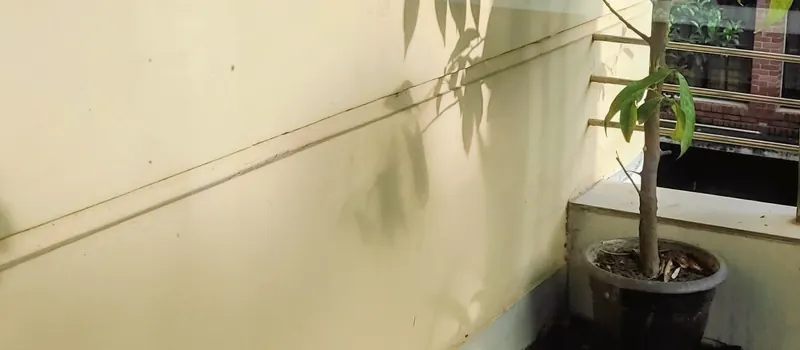
#> input picture assets/media/band-light-800.webp, 800 x 350 px
$ python -i process.py   (imports and definitions only)
#> lines starting #> are read from the running program, lines starting #| are printed output that depends on the picture
#> further down, picture is the input picture: PIL image 800x350 RGB; mean R, G, B 172.3, 162.1, 130.6
import json,os,io,urllib.request,glob,shutil
from PIL import Image,ImageEnhance,ImageOps
SRC='/private/tmp/claude-502/-Users-ducky/572e0311-2aa7-4266-94e2-2f621f081be4/scratchpad/src'
M='/Users/ducky/.openclaw/workspace/outputs/modern-balance-therapy/deploy/assets/media'; RAW=M+'/_raw'
# wipe previous photo outputs and raw (rawpixel watermarked)
# [3 lines not run here, left out]
plan={ # name: (key, ratio, grade_strength)
 'frame-stones':('b92364610a',3/4,1.0),'frame-grass':('0ce024b6f7',1.0,1.0),'band-mist':('32fb471031',16/7,1.6),
 'thumb-need-therapy':('60e1c85c55',1.5,1.0),'thumb-affordable':('dc2a290b01',1.5,1.0),'thumb-first-session':('a6859e15b5',1.5,1.0),
 'thumb-online':('d04803a098',1.5,1.0),'thumb-trauma':('5328d7ff6c',1.5,1.0),'thumb-anxiety':('1ab2409e6c',1.5,1.0),
 'thumb-depression':('47ce60ee9c',1.5,1.0),'thumb-couples':('e19ba926b0',1.5,1.0),'thumb-teen':('4599f5ca3f',1.5,1.0),'thumb-how-long':('c62cb33763',1.5,1.0)}
alts={'frame-stones':['d848956ac4','2dacb56044','928f148030'],'frame-grass':['a6859e15b5','4bdc0ca93c','a8a0f586f0'],'band-mist':['47ce60ee9c','0ce024b6f7','4977691606']}
need=set(k for k,_,_ in plan.values())|set(k for v in alts.values() for k in v)
picked={}
# [4 lines not run here, left out]
def grade(im,s=1.0):
#> called with s = 1
    im=im.convert('RGB'); im=ImageEnhance.Color(im).enhance(max(0.3,1-0.16*s))
    lift=int(12*s);
    lr=[min(255,int(lift+v*((255-lift)/255))) for v in range(256)]; lb=[min(255,int(lift+v*((252-lift)/255))) for v in range(256)]
    r,g,b=im.split(); return Image.merge('RGB',(r.point(lr),g.point(lr),b.point(lb)))
#> after `r, g, b = im.split()`:
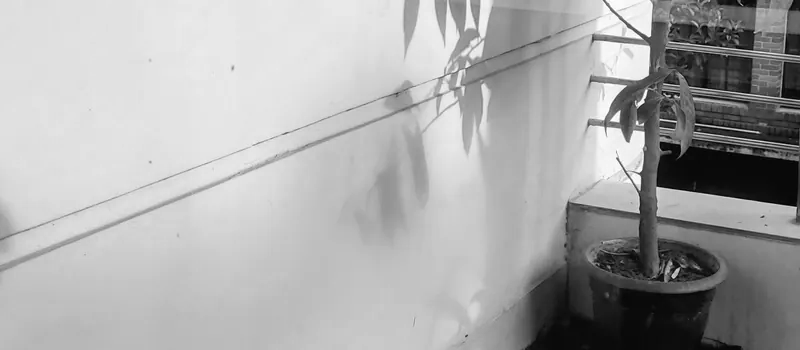
#> r: PIL image 800x350 L; min 0, max 255, mean 170
#> after `r, g, b = im.split()`:
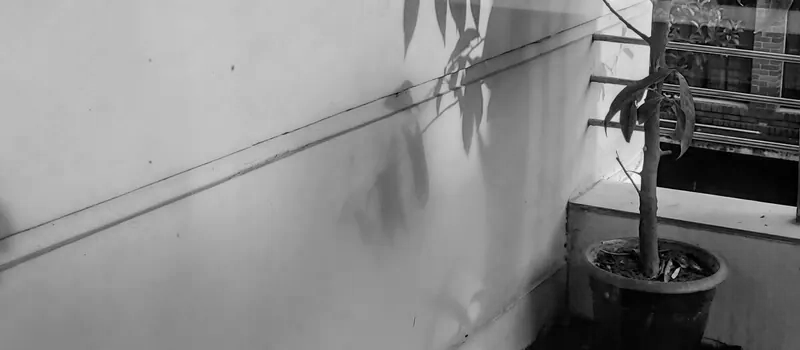
#> b: PIL image 800x350 L; min 0, max 251, mean 135.1
def fit(im,ratio):
    w,h=im.size
    if w/h>ratio: nw=int(h*ratio); return im.crop(((w-nw)//2,0,(w-nw)//2+nw,h))
    nh=int(w/ratio); return im.crop((0,(h-nh)//2,w,(h-nh)//2+nh))
res={}
# [12 lines not run here, left out]
use={'frame-stones':'Focus section frame','frame-grass':'Mirror section frame','band-mist':'Full-bleed band','thumb-need-therapy':'Blog: need therapy','thumb-affordable':'Blog: affordable therapy','thumb-first-session':'Blog: first session','thumb-online':'Blog: online therapy','thumb-trauma':'Blog: trauma','thumb-anxiety':'Blog: stress vs anxiety','thumb-depression':'Blog: high-functioning depression','thumb-couples':'Blog: couples','thumb-teen':'Blog: teens','thumb-how-long':'Blog: how long'}
L=['# Media credits and licenses (Modern Balance Therapy)','',"Every shipped item is licensed for free commercial use without attribution (CC0 / Public Domain via the WordPress Photo Directory and Wikimedia Commons, Mixkit License for video). Credits are recorded anyway. Ally's reference images (design-references/modern-balance-therapy/round2) were NOT used anywhere. Earlier rawpixel candidates were dropped because their free previews are watermarked.",'','Grading toward the site palette (noted per the brief): photos get saturation reduced about 16 percent, blacks lifted about 5 percent, a touch of warmth (blue channel slightly lower). The band image is graded harder (saturation about 25 percent lower, blacks lifted 7 percent) to pull a pink dandelion macro toward peach and cream. The hero video was graded in ffmpeg (eq saturation 0.8, brightness +0.03, contrast 0.96, curves lift) and loop-crossfaded over 0.6 s.','','## Hero video','','| File | Source | License | Notes |','|---|---|---|---|','| hero.mp4, hero.webm, hero-poster.jpg | Mixkit, "Dandelions in spring", https://mixkit.co/free-stock-video/dandelions-in-spring-34706/ | Mixkit License (free for commercial and personal use, no attribution) | 1280x720 source, 1 s to 10 s, graded, 9 s loop |','| alternate, not shipped | Mixkit, "A tranquil forest amids the morning mist", https://mixkit.co/free-stock-video/a-tranquil-forest-amids-the-morning-mist-50867/ | Mixkit License | 1080p available |','| alternate, not shipped | Mixkit, "Close up of a full dandelion", https://mixkit.co/free-stock-video/close-up-of-a-full-dandelion-45332/ | Mixkit License | 720p |','','## Photos (shipped)','','| File | Used for | Source page | Creator | License | Native size |','|---|---|---|---|---|---|']
# [7 lines not run here, left out]

>>> from PIL import Image
>>> picture = Image.open('band-light-800.webp')
>>> result = grade(picture)

$ run again, on assets/media/frame-grass-800.webp
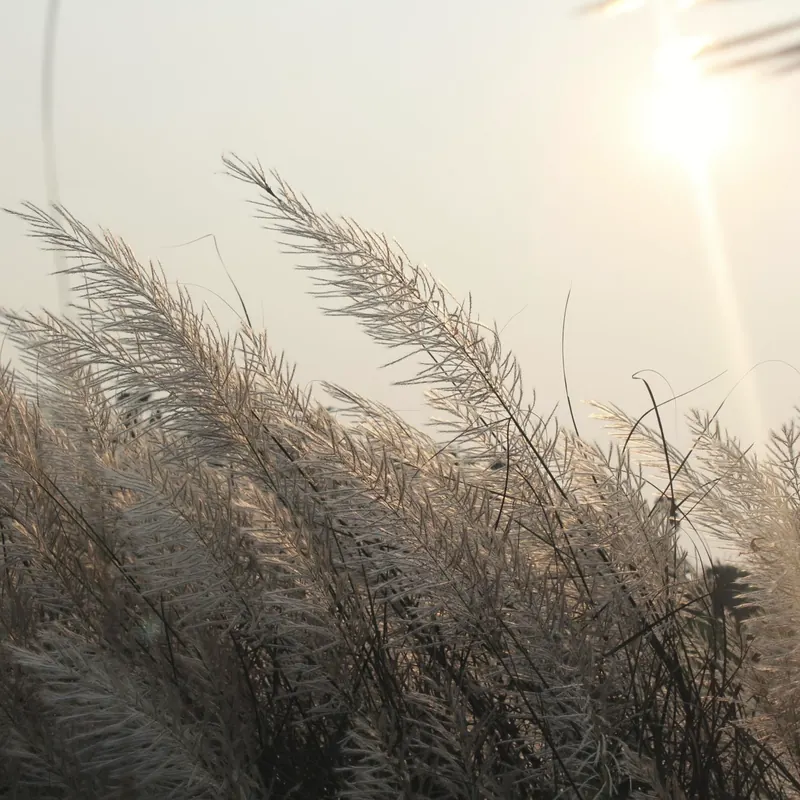
#> input picture assets/media/frame-grass-800.webp, 800 x 800 px
#> picture is the input picture: PIL image 800x800 RGB; mean R, G, B 161.5, 154.7, 141.9
#> in grade, `r, g, b = im.split()`:
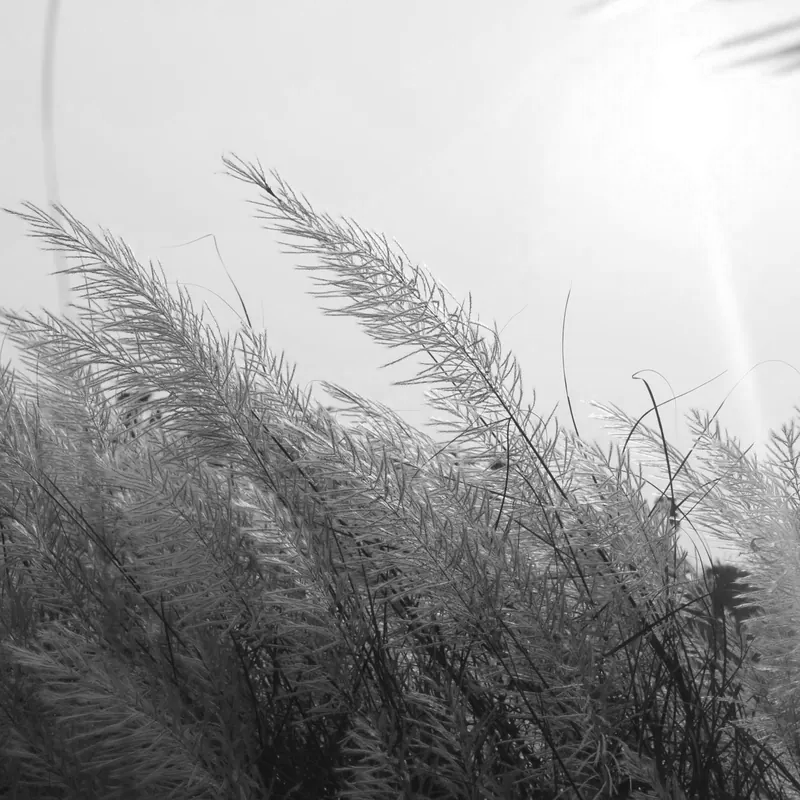
#> r: PIL image 800x800 L; min 12, max 255, mean 160
#> in grade, `r, g, b = im.split()`:
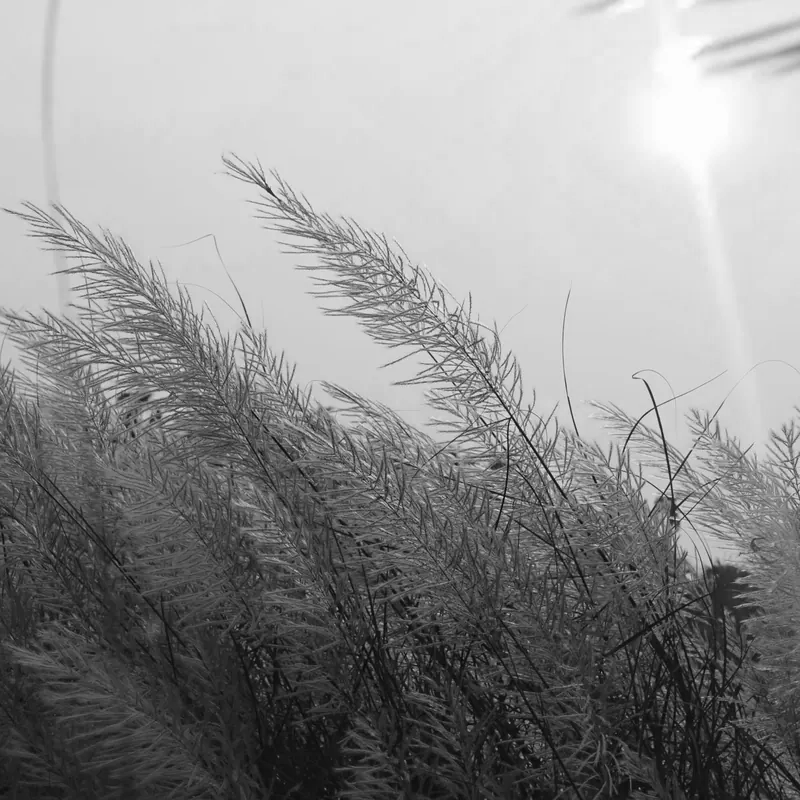
#> b: PIL image 800x800 L; min 4, max 255, mean 143.5

$ run again, on assets/media/frame-hands-800.webp
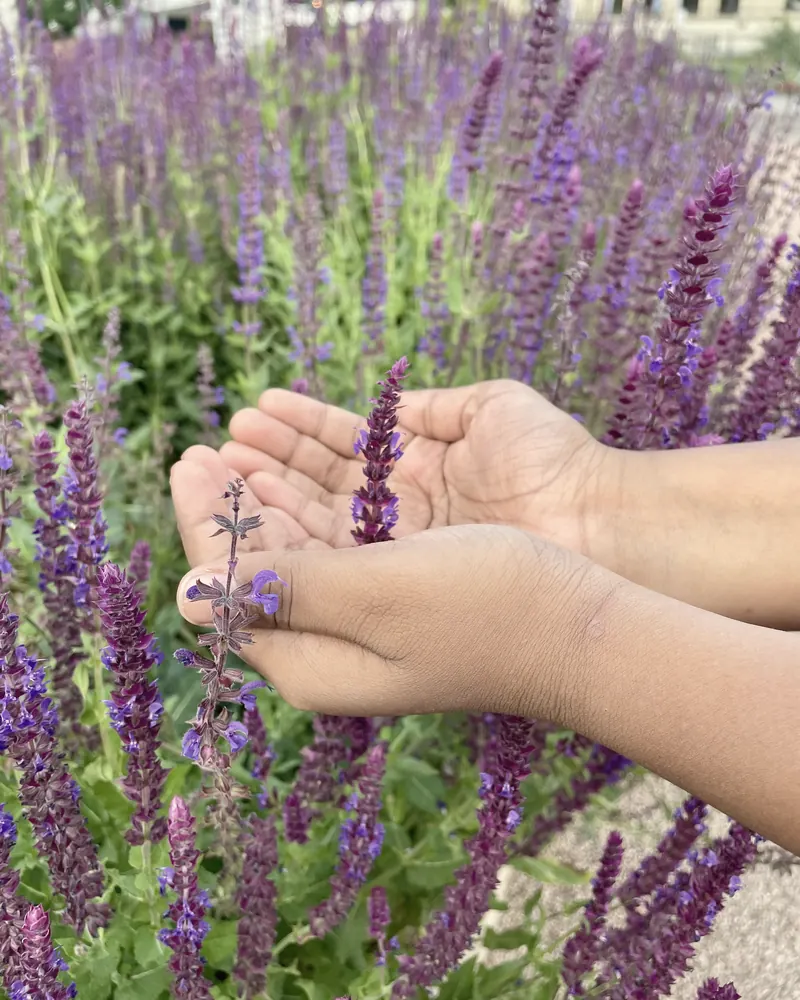
#> input picture assets/media/frame-hands-800.webp, 800 x 1000 px
#> picture is the input picture: PIL image 800x1000 RGB; mean R, G, B 153.4, 137.6, 126.2
#> in grade, `r, g, b = im.split()`:
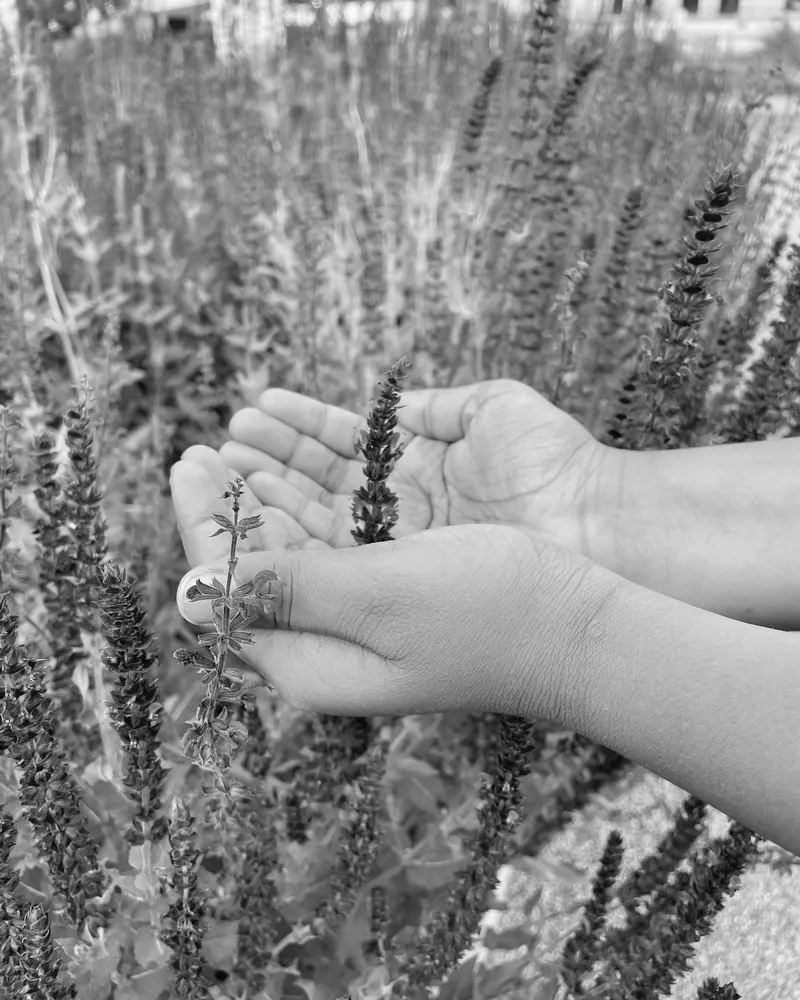
#> g: PIL image 800x1000 L; min 0, max 254, mean 137.7
#> in grade, `r, g, b = im.split()`:
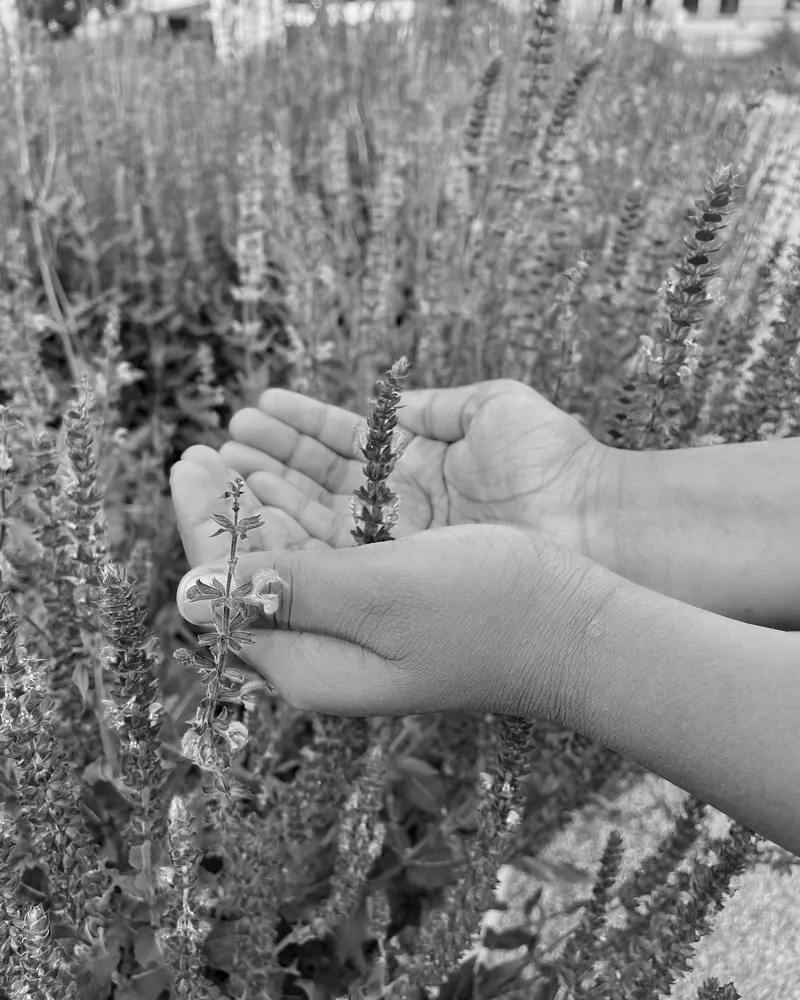
#> b: PIL image 800x1000 L; min 0, max 253, mean 128.1
